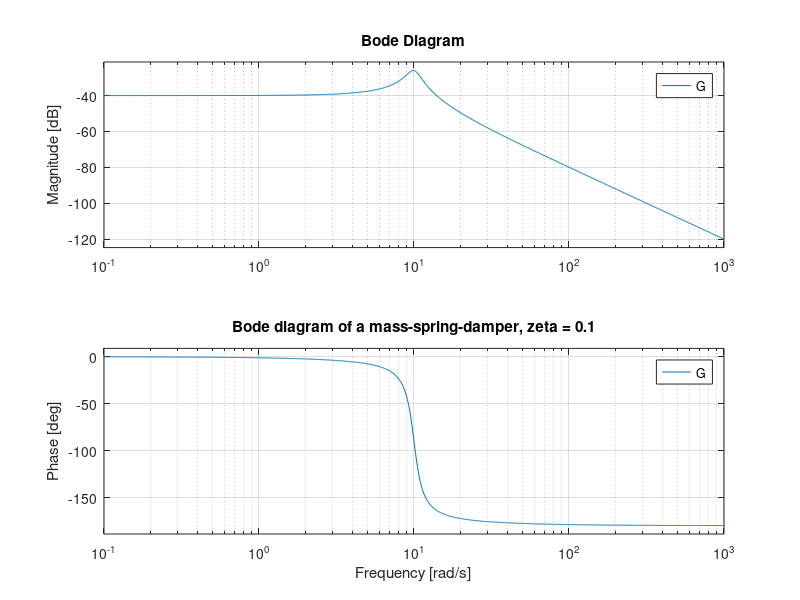

Recreate this plot in MATLAB.
% Bode plot of a lightly damped mass-spring-damper and its resonant peak
m = 1; c = 2; k = 100;                   % kg, N s/m, N/m
G = tf(1, [m c k]);                       % displacement per unit force

wn = sqrt(k/m); zeta = c/(2*sqrt(k*m));
[mag, ~, w] = bode(G, logspace(0, 2, 4000));
[peak, i] = max(squeeze(mag));
fprintf('Natural frequency %.2f rad/s, damping ratio %.2f\n', wn, zeta);
fprintf('Peak at %.2f rad/s (%.2f Hz): %.2f times the static deflection (%.1f dB)\n', ...
    w(i), w(i)/(2*pi), peak*k, 20*log10(peak*k));

bode(G);
grid on;
title('Bode diagram of a mass-spring-damper, zeta = 0.1');
